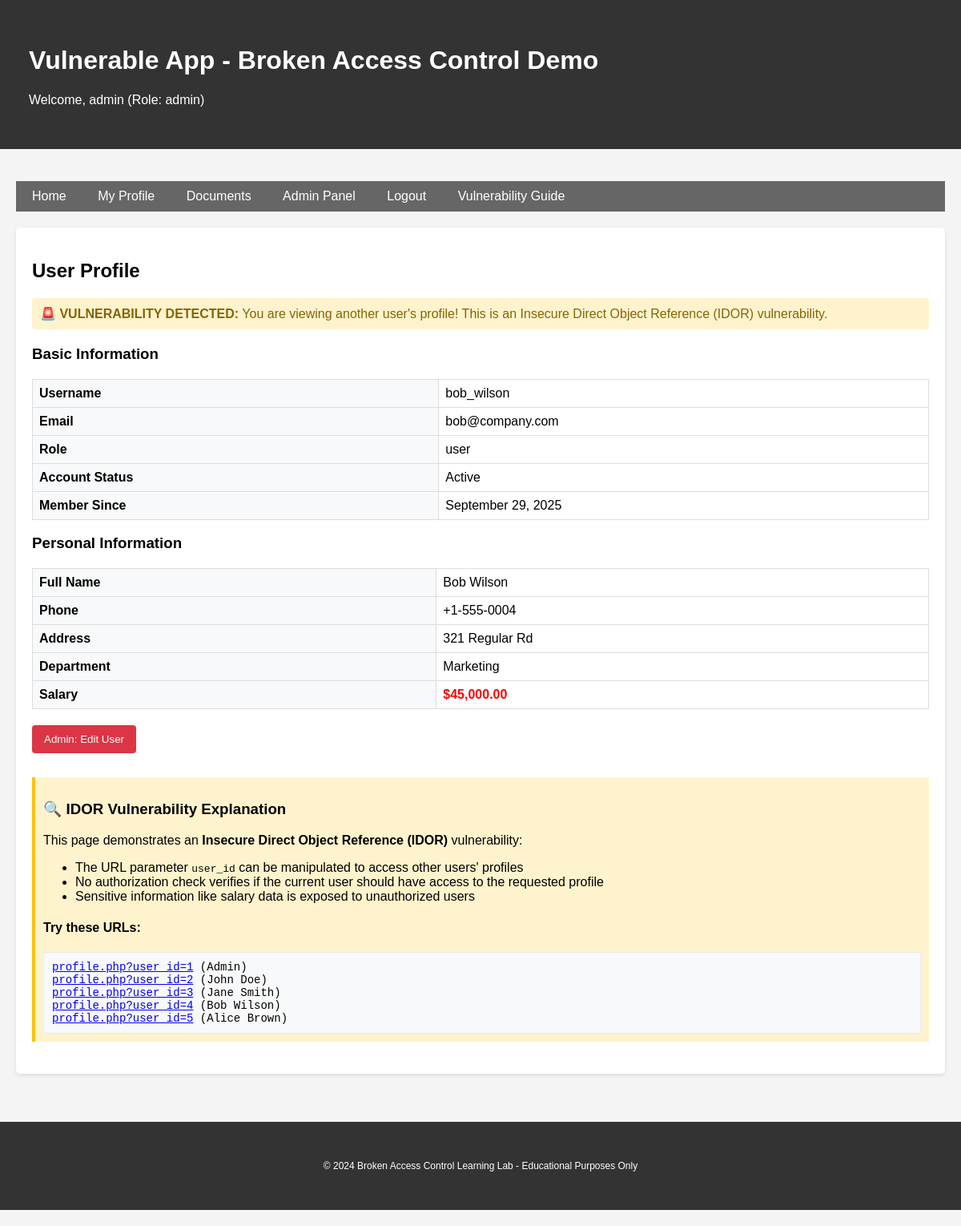
The page /profile.php?user_id=4 (signed in) on the database its author committed.
### tables this page shows
CREATE TABLE users (
    id INT AUTO_INCREMENT PRIMARY KEY,
    username VARCHAR(50) UNIQUE NOT NULL,
    password VARCHAR(255) NOT NULL,
    email VARCHAR(100),
    role ENUM('user', 'admin', 'moderator') DEFAULT 'user',
    created_at TIMESTAMP DEFAULT CURRENT_TIMESTAMP,
    is_active BOOLEAN DEFAULT TRUE
);

CREATE TABLE profiles (
    id INT AUTO_INCREMENT PRIMARY KEY,
    user_id INT UNIQUE,
    full_name VARCHAR(100),
    phone VARCHAR(20),
    address TEXT,
    salary DECIMAL(10,2),
    department VARCHAR(50),
    FOREIGN KEY (user_id) REFERENCES users(id) ON DELETE CASCADE
);

### src/config.php (called while the page is built, shortened)
<?php
function getConnection() {
    static $pdo = null;
    if ($pdo === null) {
        try {
            $dsn = "mysql:host=" . DB_HOST . ";dbname=" . DB_NAME . ";charset=utf8mb4";
            $pdo = new PDO($dsn, DB_USER, DB_PASS, [
                PDO::ATTR_ERRMODE => PDO::ERRMODE_EXCEPTION,
                PDO::ATTR_DEFAULT_FETCH_MODE => PDO::FETCH_ASSOC,
                PDO::ATTR_EMULATE_PREPARES => false,
            ]);
        } catch (PDOException $e) {
            die("Connection failed: " . $e->getMessage());
        }
    }
    return $pdo;
}
function isLoggedIn() {
    return isset($_SESSION['user_id']);
}
function getCurrentUser() {
    $pdo = getConnection();
    $stmt = $pdo->prepare("SELECT * FROM users WHERE id = ?");
    $stmt->execute([$_SESSION['user_id']]);
    return $stmt->fetch();
}
function isAdmin() {
    $user = getCurrentUser();
    return $user && $user['role'] === 'admin';
}
function sanitizeInput($input) {
    return htmlspecialchars(trim($input), ENT_QUOTES, 'UTF-8');
}
?>

### src/profile.php (the view, shortened to what this page needs)
<?php
require_once 'config.php';
$user_id = $_GET['user_id'] ?? $_SESSION['user_id'];
$pdo = getConnection();
$stmt = $pdo->prepare("SELECT u.*, p.* FROM users u LEFT JOIN profiles p ON u.id = p.user_id WHERE u.id = ?");
$stmt->execute([$user_id]);
$profile_user = $stmt->fetch();
$is_viewing_own_profile = ($user_id == $_SESSION['user_id']);
include 'header.php';
?>
<h2><?php echo $is_viewing_own_profile ? 'My Profile' : 'User Profile'; ?></h2>
<?php if (isset($error)): ?>
    <div class="alert alert-danger"><?php echo sanitizeInput($error); ?></div>
<?php else: ?>
    <?php if (!$is_viewing_own_profile): ?>
        <div class="alert alert-warning">
            <strong>🚨 VULNERABILITY DETECTED:</strong> You are viewing another user's profile!
            This is an Insecure Direct Object Reference (IDOR) vulnerability.
        </div>
    <?php endif; ?>
    <h3>Basic Information</h3>
    <table class="table">
        <tr>
            <th>Username</th>
            <td><?php echo sanitizeInput($profile_user['username']); ?></td>
        </tr>
        <tr>
            <th>Email</th>
            <td><?php echo sanitizeInput($profile_user['email']); ?></td>
        </tr>
        <tr>
            <th>Role</th>
            <td><?php echo sanitizeInput($profile_user['role']); ?></td>
        </tr>
        <tr>
            <th>Account Status</th>
            <td><?php echo $profile_user['is_active'] ? 'Active' : 'Inactive'; ?></td>
        </tr>
        <tr>
            <th>Member Since</th>
            <td><?php echo date('F j, Y', strtotime($profile_user['created_at'])); ?></td>
        </tr>
    </table>
    <?php if ($profile_user['full_name']): ?>
        <h3>Personal Information</h3>
        <table class="table">
            <tr>
                <th>Full Name</th>
                <td><?php echo sanitizeInput($profile_user['full_name']); ?></td>
            </tr>
            <tr>
                <th>Phone</th>
                <td><?php echo sanitizeInput($profile_user['phone']); ?></td>
            </tr>
            <tr>
                <th>Address</th>
                <td><?php echo sanitizeInput($profile_user['address']); ?></td>
            </tr>
            <tr>
                <th>Department</th>
                <td><?php echo sanitizeInput($profile_user['department']); ?></td>
            </tr>
            <?php if ($profile_user['salary']): ?>
                <tr>
                    <th>Salary</th>
                    <td style="color: red; font-weight: bold;">$<?php echo number_format($profile_user['salary'], 2); ?></td>
                </tr>
            <?php endif; ?>
        </table>
    <?php endif; ?>
    <div style="margin-top: 20px;">
        <?php if (isAdmin() || !$is_viewing_own_profile): ?>
            <a href="admin.php?action=edit&user_id=<?php echo $user_id; ?>">
                <button class="btn-danger">Admin: Edit User</button>
            </a>
        <?php endif; ?>
    </div>
    <div class="vulnerability-info" style="margin-top: 30px;">
        <h3>🔍 IDOR Vulnerability Explanation</h3>
        <p>This page demonstrates an <strong>Insecure Direct Object Reference (IDOR)</strong> vulnerability:</p>
        <ul>
            <li>The URL parameter <code>user_id</code> can be manipulated to access other users' profiles</li>
            <li>No authorization check verifies if the current user should have access to the requested profile</li>
            <li>Sensitive information like salary data is exposed to unauthorized users</li>
        </ul>
        <h4>Try these URLs:</h4>
        <div class="code-example">
            <a href="profile.php?user_id=1">profile.php?user_id=1</a> (Admin)<br>
            <a href="profile.php?user_id=2">profile.php?user_id=2</a> (John Doe)<br>
            <a href="profile.php?user_id=3">profile.php?user_id=3</a> (Jane Smith)<br>
            <a href="profile.php?user_id=4">profile.php?user_id=4</a> (Bob Wilson)<br>
            <a href="profile.php?user_id=5">profile.php?user_id=5</a> (Alice Brown)
        </div>
    </div>
<?php endif; ?>
<?php include 'footer.php'; ?>

### src/header.php (shortened to what this page needs)
<!DOCTYPE html>
<html lang="en">
<head>
</head>
<body>
    <div class="header">
        <div class="container">
            <h1><?php echo APP_NAME; ?></h1>
            <?php if (isLoggedIn()): ?>
                <p>Welcome, <?php echo sanitizeInput(getCurrentUser()['username']); ?>
                (Role: <?php echo sanitizeInput(getCurrentUser()['role']); ?>)</p>
            <?php endif; ?>
        </div>
    </div>
    <div class="container">
        <nav class="nav">
            <a href="index.php">Home</a>
            <?php if (isLoggedIn()): ?>
                <a href="profile.php">My Profile</a>
                <a href="documents.php">Documents</a>
                <?php if (isAdmin()): ?>
                    <a href="admin.php">Admin Panel</a>
                <?php endif; ?>
                <a href="logout.php">Logout</a>
            <?php else: ?>
                <a href="login.php">Login</a>
                <a href="register.php">Register</a>
            <?php endif; ?>
            <a href="vulnerabilities.php">Vulnerability Guide</a>
        </nav>
        <div class="content">

### src/header.php (style rules this page uses)
body { font-family: Arial, sans-serif; margin: 0; padding: 0; background-color: #f4f4f4; }
.container { max-width: 1200px; margin: 0 auto; padding: 20px; }
.header { background-color: #333; color: white; padding: 1rem; margin-bottom: 20px; }
.nav { background-color: #666; padding: 10px; margin-bottom: 20px; }
.nav a { color: white; text-decoration: none; margin-right: 15px; padding: 5px 10px; border-radius: 3px; }
.content { background-color: white; padding: 20px; border-radius: 5px; box-shadow: 0 2px 5px rgba(0,0,0,0.1); }
.alert { padding: 10px; margin-bottom: 20px; border-radius: 4px; }
.alert-warning { background-color: #fff3cd; border-color: #ffeaa7; color: #856404; }
button, input[type="submit"] { background-color: #007bff; color: white; padding: 10px 15px; border: none; border-radius: 4px; cursor: pointer; }
.btn-danger { background-color: #dc3545; }
.table { width: 100%; border-collapse: collapse; margin-top: 20px; }
.table th, .table td { border: 1px solid #ddd; padding: 8px; text-align: left; }
.table th { background-color: #f8f9fa; }
.vulnerability-info { background-color: #fff3cd; border-left: 4px solid #ffc107; padding: 10px; margin: 20px 0; }
.code-example { background-color: #f8f9fa; border: 1px solid #e9ecef; padding: 10px; font-family: monospace; font-size: 14px; overflow-x: auto; }

### rows shown on the page
users: username "admin", role "admin"
profiles: user.username "bob_wilson", user.email "bob@company.com", user.role "user", user.created_at "September 29, 2025", full_name "Bob Wilson", phone "+1-555-0004", address "321 Regular Rd", department "Marketing", salary "45,000.00"

### other values the page prints
APP_NAME "Vulnerable App - Broken Access Control Demo"
